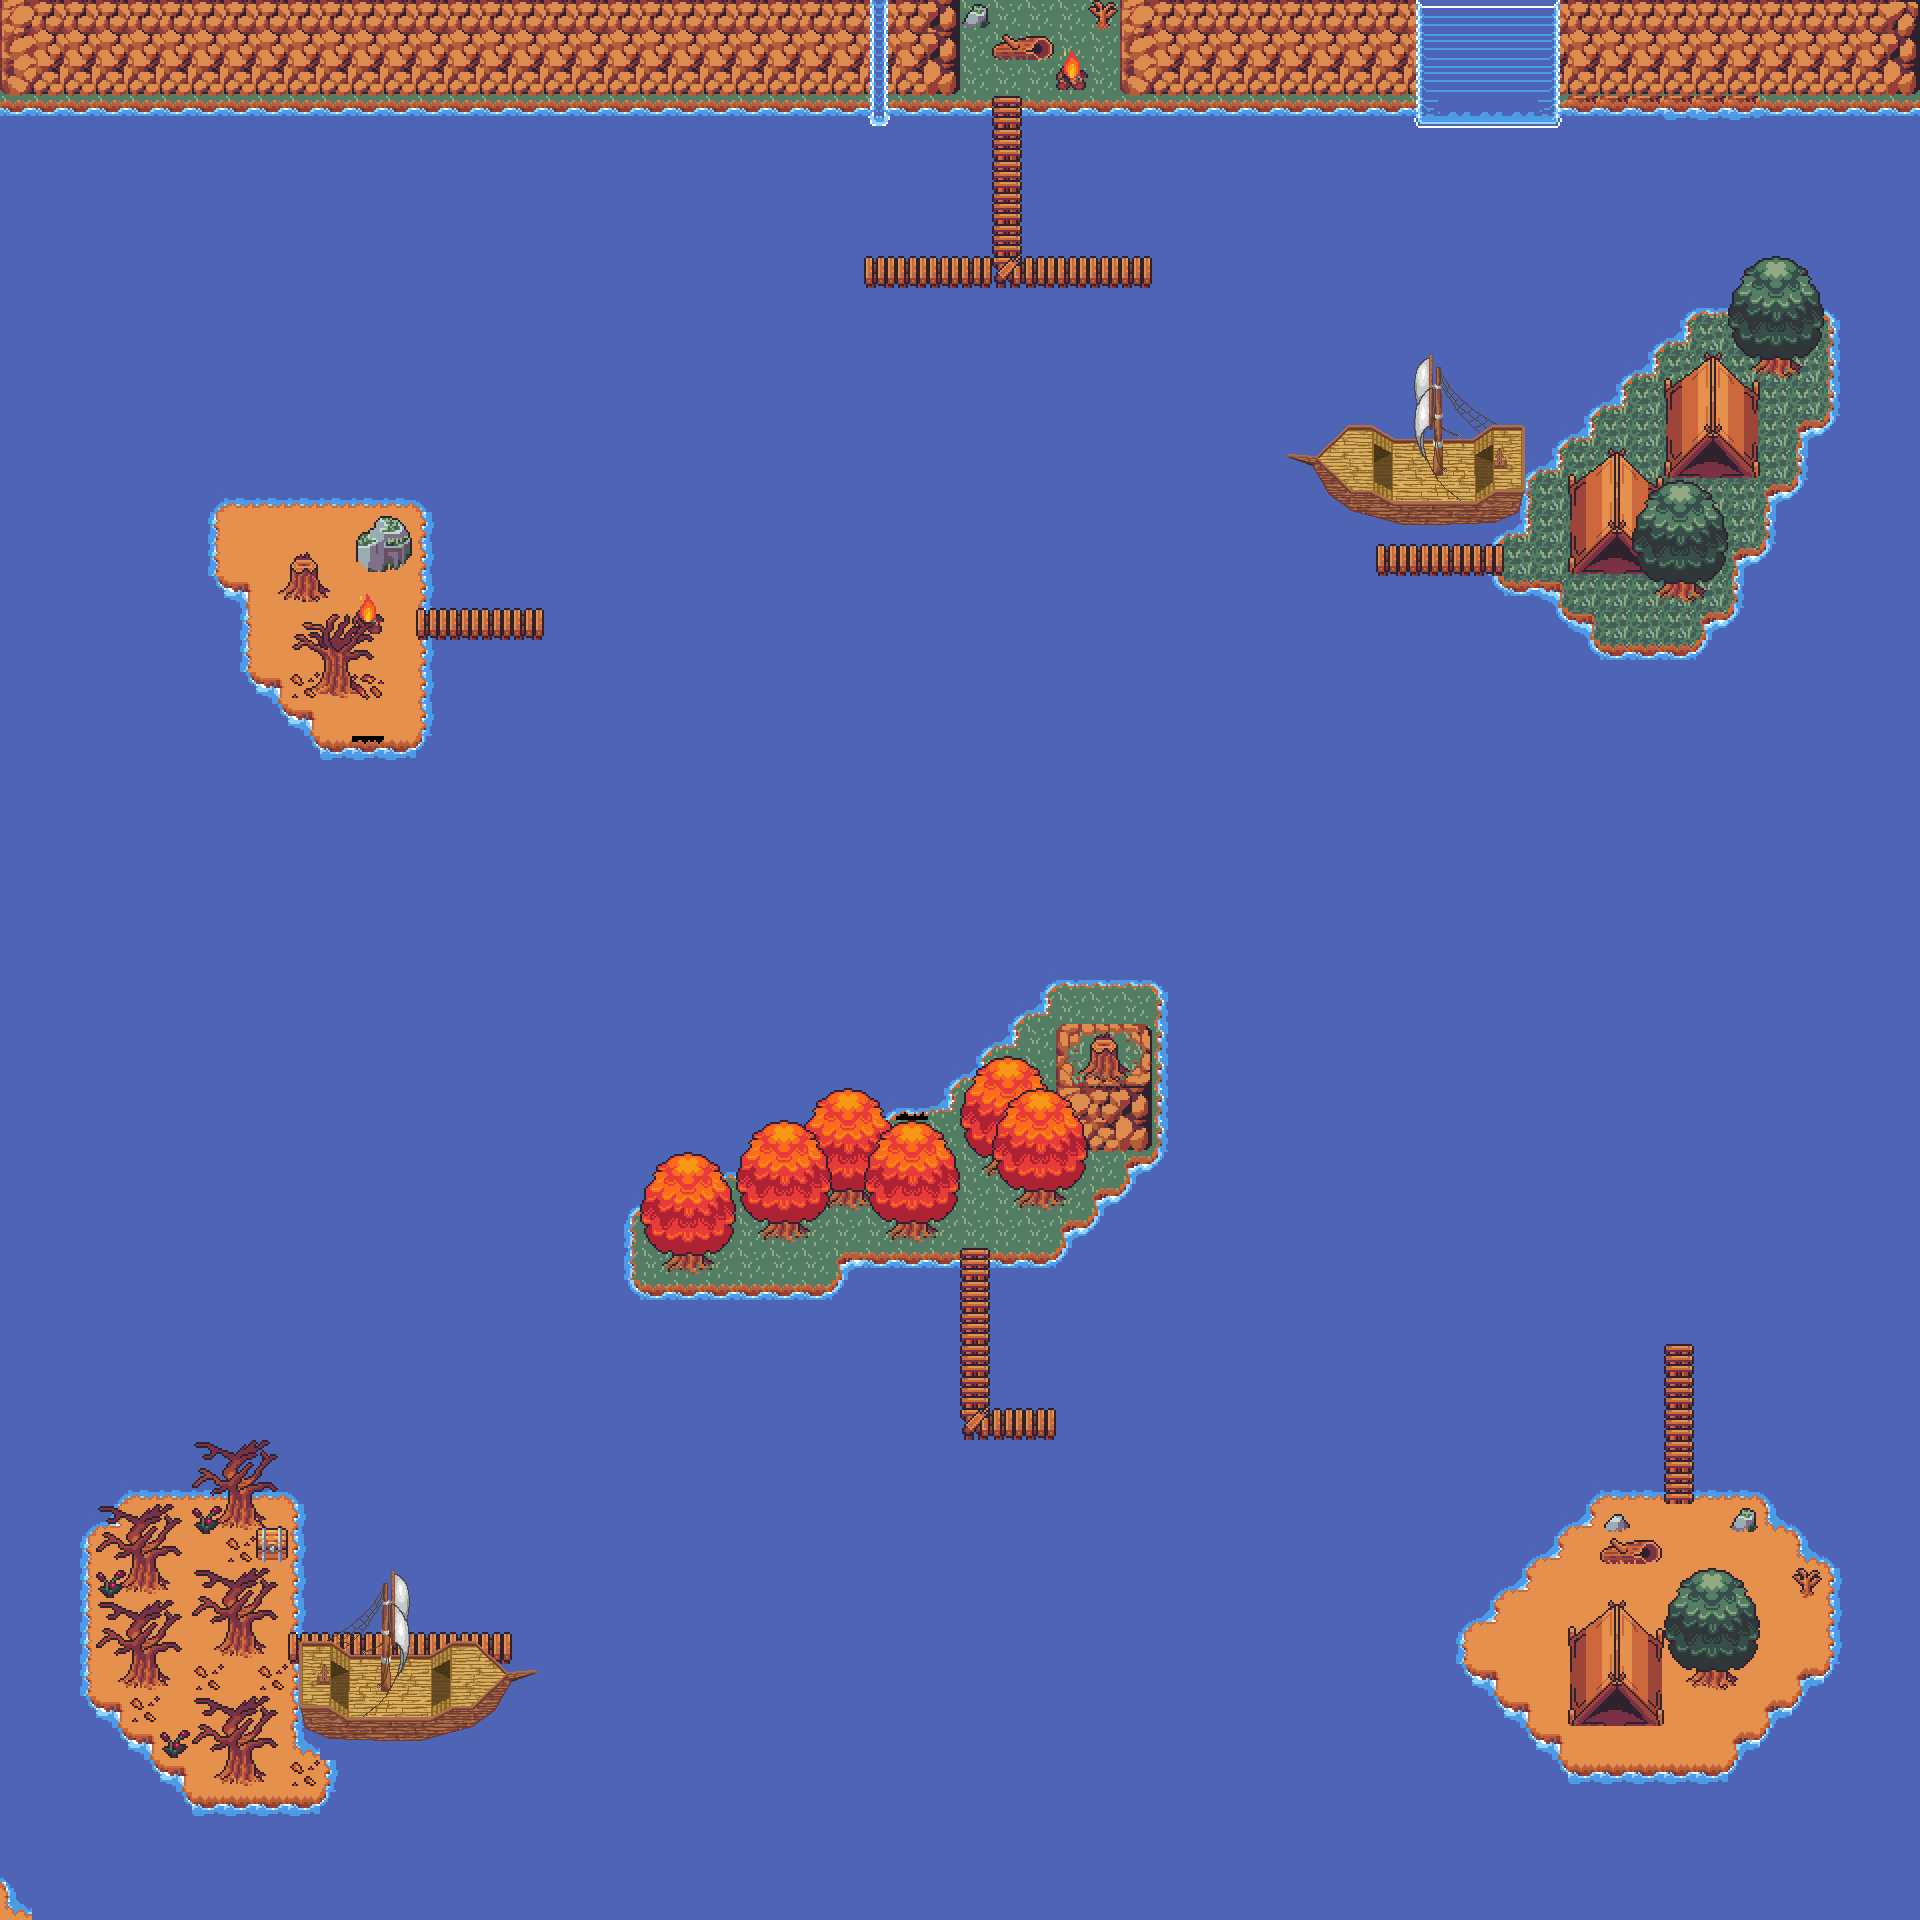

A 2D game scene composited from a Tiled map and its tileset images. What follows is a short description and the map's XML, with each tile layer's data collapsed to a summary:
An orthogonal 60x60 tile map with 32x32 px tiles, 6 tile layers (grond 0, grond 1, zee, watervallen/stijgers, ...), 2 tilesets and 63 objects.

<map version="1.10" tiledversion="1.10.2" orientation="orthogonal" renderorder="right-down" width="60" height="60" tilewidth="32" tileheight="32" infinite="0" nextlayerid="8" nextobjectid="1">
 <tileset firstgid="1" name="Tilesetje" tilewidth="32" tileheight="32" tilecount="390" columns="26">
  <image source="32x32.png" width="832" height="480" />
  <tile id="23">
   <objectgroup draworder="index" id="2">
    <object id="1" x="4" y="4" width="28" height="28" />
   </objectgroup>
  </tile>
  <tile id="24">
   <objectgroup draworder="index" id="2">
    <object id="1" x="0" y="4" width="32" height="28" />
    <object id="2" x="0" y="4" width="32" height="28" />
   </objectgroup>
  </tile>
  <tile id="25">
   <objectgroup draworder="index" id="2">
    <object id="1" x="0" y="4" width="28" height="28" />
   </objectgroup>
  </tile>
  <tile id="49">
   <objectgroup draworder="index" id="2">
    <object id="1" x="2" y="0" width="30" height="32" />
   </objectgroup>
  </tile>
  <tile id="51">
   <objectgroup draworder="index" id="2">
    <!-- 58 objects omitted --></objectgroup>
  </tile>
  <tile id="75">
   <objectgroup draworder="index" id="2">
    <!-- 57 objects omitted --></objectgroup>
  </tile>
  <tile id="76">
   <objectgroup draworder="index" id="2">
    <!-- 56 objects omitted --></objectgroup>
  </tile>
  <tile id="77">
   <objectgroup draworder="index" id="2">
    <!-- 54 objects omitted --></objectgroup>
  </tile>
  <tile id="145">
   <objectgroup draworder="index" id="2">
    <!-- 52 objects omitted --></objectgroup>
  </tile>
  <tile id="153">
   <objectgroup draworder="index" id="2">
    <!-- 51 objects omitted --></objectgroup>
  </tile>
  <tile id="154">
   <objectgroup draworder="index" id="2">
    <!-- 50 objects omitted --></objectgroup>
  </tile>
  <tile id="155">
   <objectgroup draworder="index" id="2">
    <!-- 48 objects omitted --></objectgroup>
  </tile>
  <tile id="170">
   <objectgroup draworder="index" id="2">
    <!-- 47 objects omitted --></objectgroup>
  </tile>
  <tile id="172">
   <objectgroup draworder="index" id="2">
    <!-- 46 objects omitted --></objectgroup>
  </tile>
  <tile id="179">
   <objectgroup draworder="index" id="2">
    <!-- 45 objects omitted --></objectgroup>
  </tile>
  <tile id="181">
   <objectgroup draworder="index" id="2">
    <!-- 44 objects omitted --></objectgroup>
  </tile>
  <tile id="196">
   <objectgroup draworder="index" id="2">
    <!-- 43 objects omitted --></objectgroup>
  </tile>
  <tile id="197">
   <objectgroup draworder="index" id="2">
    <!-- 42 objects omitted --></objectgroup>
  </tile>
  <tile id="205">
   <objectgroup draworder="index" id="2">
    <!-- 41 objects omitted --></objectgroup>
  </tile>
  <tile id="206">
   <objectgroup draworder="index" id="2">
    <!-- 39 objects omitted --></objectgroup>
  </tile>
  <tile id="207">
   <objectgroup draworder="index" id="2">
    <!-- 38 objects omitted --></objectgroup>
  </tile>
  <tile id="283">
   <objectgroup draworder="index" id="2">
    <!-- 37 objects omitted --></objectgroup>
  </tile>
  <tile id="284">
   <objectgroup draworder="index" id="2">
    <!-- 36 objects omitted --></objectgroup>
  </tile>
  <tile id="285">
   <objectgroup draworder="index" id="2">
    <!-- 34 objects omitted --></objectgroup>
  </tile>
  <tile id="309">
   <objectgroup draworder="index" id="2">
    <!-- 33 objects omitted --></objectgroup>
  </tile>
  <tile id="311">
   <objectgroup draworder="index" id="2">
    <!-- 32 objects omitted --></objectgroup>
  </tile>
  <tile id="335">
   <objectgroup draworder="index" id="2">
    <!-- 31 objects omitted --></objectgroup>
  </tile>
  <tile id="336">
   <objectgroup draworder="index" id="2">
    <!-- 30 objects omitted --></objectgroup>
  </tile>
  <tile id="337">
   <objectgroup draworder="index" id="2">
    <!-- 29 objects omitted --></objectgroup>
  </tile>
 </tileset>
 <tileset firstgid="391" name="bootje" tilewidth="32" tileheight="32" tilecount="48" columns="8">
  <image source="Ship_full.png" width="256" height="192" />
  <tile id="16">
   <objectgroup draworder="index" id="2">
    <!-- 28 objects omitted --></objectgroup>
  </tile>
  <tile id="17">
   <objectgroup draworder="index" id="2">
    <!-- 25 objects omitted --></objectgroup>
  </tile>
  <tile id="18">
   <objectgroup draworder="index" id="2">
    <!-- 24 objects omitted --></objectgroup>
  </tile>
  <tile id="19">
   <objectgroup draworder="index" id="2">
    <!-- 23 objects omitted --></objectgroup>
  </tile>
  <tile id="20">
   <objectgroup draworder="index" id="2">
    <!-- 22 objects omitted --></objectgroup>
  </tile>
  <tile id="21">
   <objectgroup draworder="index" id="2">
    <!-- 20 objects omitted --></objectgroup>
  </tile>
  <tile id="22">
   <objectgroup draworder="index" id="2">
    <!-- 19 objects omitted --></objectgroup>
  </tile>
  <tile id="24">
   <objectgroup draworder="index" id="2">
    <!-- 18 objects omitted --></objectgroup>
  </tile>
  <tile id="27">
   <objectgroup draworder="index" id="2">
    <!-- 17 objects omitted --></objectgroup>
  </tile>
  <tile id="28">
   <objectgroup draworder="index" id="2">
    <!-- 16 objects omitted --></objectgroup>
  </tile>
  <tile id="29">
   <objectgroup draworder="index" id="2">
    <!-- 14 objects omitted --></objectgroup>
  </tile>
  <tile id="30">
   <objectgroup draworder="index" id="2">
    <!-- 13 objects omitted --></objectgroup>
  </tile>
  <tile id="32">
   <objectgroup draworder="index" id="2">
    <!-- 12 objects omitted --></objectgroup>
  </tile>
  <tile id="35">
   <objectgroup draworder="index" id="2">
    <!-- 11 objects omitted --></objectgroup>
  </tile>
  <tile id="36">
   <objectgroup draworder="index" id="2">
    <!-- 10 objects omitted --></objectgroup>
  </tile>
  <tile id="37">
   <objectgroup draworder="index" id="2">
    <!-- 8 objects omitted --></objectgroup>
  </tile>
  <tile id="38">
   <objectgroup draworder="index" id="2">
    <!-- 7 objects omitted --></objectgroup>
  </tile>
  <tile id="40">
   <objectgroup draworder="index" id="2">
    <!-- 6 objects omitted --></objectgroup>
  </tile>
  <tile id="41">
   <objectgroup draworder="index" id="2">
    <!-- 5 objects omitted --></objectgroup>
  </tile>
  <tile id="42">
   <objectgroup draworder="index" id="2">
    <!-- 4 objects omitted --></objectgroup>
  </tile>
  <tile id="43">
   <objectgroup draworder="index" id="2">
    <!-- 3 objects omitted --></objectgroup>
  </tile>
  <tile id="44">
   <objectgroup draworder="index" id="2">
    <!-- 2 objects omitted --></objectgroup>
  </tile>
  <tile id="45">
   <objectgroup draworder="index" id="2">
    <!-- 1 objects omitted --></objectgroup>
  </tile>
 </tileset>
 <layer id="2" name="grond 0" width="60" height="60">
  <properties>
   <property name="solid" type="bool" value="true" />
  </properties>
  <data>[3600 cells, 471 non-empty, 3 distinct tile ids]</data>
 </layer>
 <layer id="3" name="grond 1" width="60" height="60">
  <properties>
   <property name="solid" type="bool" value="true" />
  </properties>
  <data>[3600 cells, 274 non-empty, 18 distinct tile ids]</data>
 </layer>
 <layer id="1" name="zee" width="60" height="60">
  <properties>
   <property name="solid" type="bool" value="true" />
  </properties>
  <data>[3600 cells, 3150 non-empty, 17 distinct tile ids]</data>
 </layer>
 <layer id="5" name="watervallen/stijgers" width="60" height="60">
  <properties>
   <property name="solid" type="bool" value="true" />
  </properties>
  <data>[3600 cells, 59 non-empty, 16 distinct tile ids]</data>
 </layer>
 <layer id="7" name="scenery 0" width="60" height="60">
  <data>[3600 cells, 152 non-empty, 58 distinct tile ids]</data>
 </layer>
 <layer id="6" name=" scenery 1" width="60" height="60">
  <properties>
   <property name="solid" type="bool" value="true" />
  </properties>
  <data>[3600 cells, 244 non-empty, 109 distinct tile ids]</data>
 </layer>
</map>
<!-- 58 of 63 objects omitted -->
